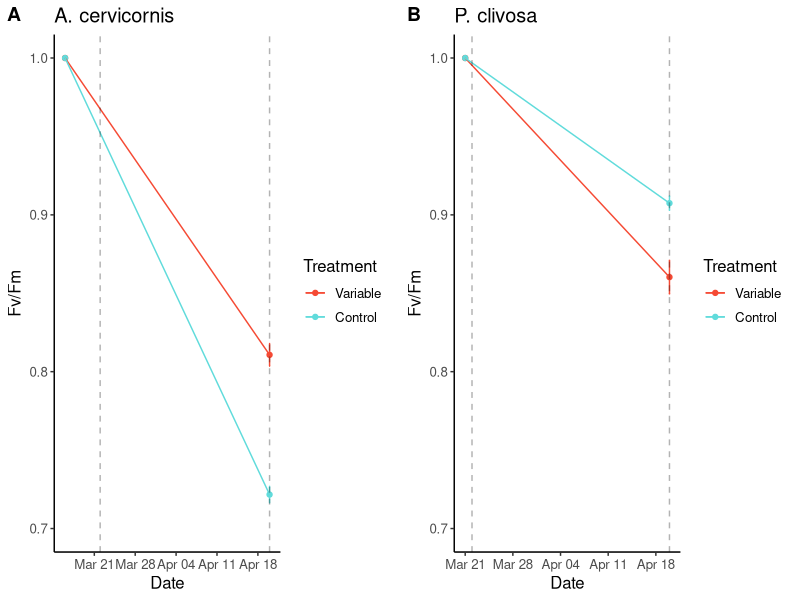
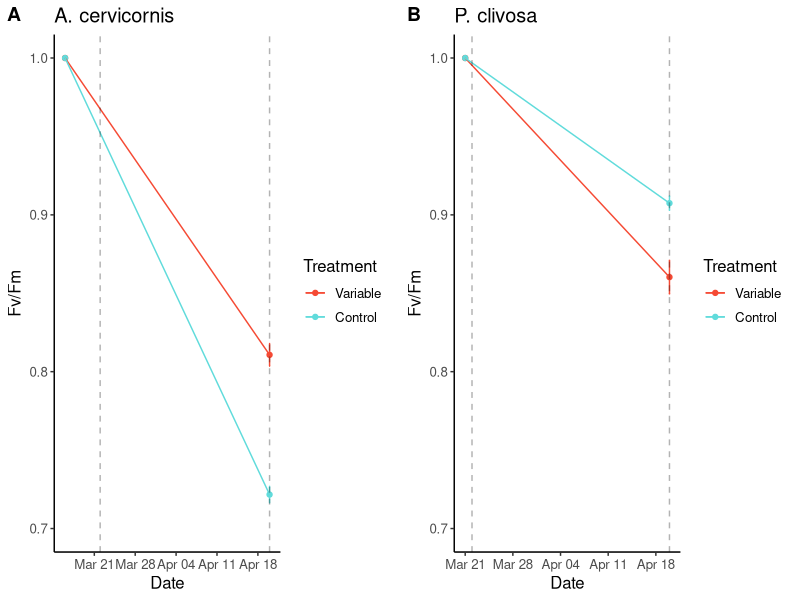

Write R code to recreate these figures, in order.
## ---- chunk 1
library(tidyverse)
library(plotrix)
library(ggpubr)
library(rstatix)
library(cowplot)
library(car)
## ---- chunk 2
ipam_tidy_data <- read.csv("ipam_tidy_data.csv")

ipam_tidy_data %>% 
  dplyr::filter(!Treatment_period == "CBASS") %>%
  drop_na(Colony) %>% #this is because there are some corals that never matched up to IPAM values so they're just NA
  dplyr::mutate(Date = mdy(Date)) %>% 
  dplyr::select(Date, Colony, Puck, Tank, fvfm, Treatment, Species) %>% 
  dplyr::filter(fvfm < 0.75) %>% #filter out the outliers, 0.75 was set in Cunning et al 2021
  dplyr::filter(Date <= "2022-04-20") %>% 
  pivot_wider(names_from = Date, values_from = fvfm) %>% 
   mutate(fvfm_t0 = case_when(Species == "Acervicornis" ~ `2022-03-16`,
                                  Species == "Pclivosa" ~ `2022-03-21`)) %>% 
   mutate(fvfm_t1 = case_when(Species == "Acervicornis" ~ `2022-04-06`,
                                  Species == "Pclivosa" ~ `2022-04-06`)) %>% 
   mutate(fvfm_t2 = case_when(Species == "Acervicornis" ~ `2022-04-20`,
                                  Species == "Pclivosa" ~ `2022-04-20`)) %>% 
  mutate(t0 = fvfm_t0/fvfm_t0, t1 = fvfm_t1/fvfm_t0, t2 = fvfm_t2/fvfm_t0) %>% 
  pivot_longer(t0:t2, names_to = "fvfm_timepoint", values_to = "fvfm") %>% 
  mutate(numDays = case_when(fvfm_timepoint == "t0" ~ 0,
                             Species == "Pclivosa" & fvfm_timepoint == "t1" ~ 16,
                             Species == "Acervicornis" & fvfm_timepoint == "t1" ~ 21,
                             Species == "Pclivosa" & fvfm_timepoint == "t2" ~ 30,
                             Species == "Acervicornis" & fvfm_timepoint == "t2" ~ 35)) %>% 
  dplyr::select(!c(`2022-04-06`:`2022-04-20`)) -> ipam_norm_overtime

fvfm_norm_final <- ipam_norm_overtime %>% 
  select(Colony:Species, fvfm_timepoint, fvfm) %>% 
  filter(!fvfm_timepoint == "t1")  %>%  #getting rid of day-7 time point for stats 
  mutate(Date = case_when(fvfm_timepoint == "t0" & Species == "Acervicornis" ~ "2022-03-16",
                          fvfm_timepoint == "t0" & Species == "Pclivosa" ~ "2022-03-21",
                          fvfm_timepoint == "t2" & Species == "Acervicornis" ~ "2022-04-20",
                          fvfm_timepoint == "t2" & Species == "Pclivosa" ~ "2022-04-20")) %>% 
  mutate(Date = as.Date(Date))
## ---- chunk 3
p1<-fvfm_norm_final %>% 
  filter(Species == "Acervicornis") %>% 
  drop_na(fvfm) %>% 
  group_by(Treatment, Date, fvfm_timepoint) %>% 
  summarise(mean_fvfm = mean(fvfm), se_fvfm = std.error(fvfm)) %>% 
  ggplot(., aes(x=Date, y=mean_fvfm, color = Treatment)) +
  scale_color_manual(labels=c("Variable", "Control"), values = c("#F54A34", "#60DBDB")) +
  geom_errorbar(aes(ymin = mean_fvfm - se_fvfm, ymax = mean_fvfm + se_fvfm), width = 0.2) +
  geom_point() +
  geom_line() +
  theme_classic() +
  labs(x="Date", y="Fv/Fm", title = "A. cervicornis") +
  theme(text = element_text(size = 12)) +
  ylim(0.7, 1) + 
  geom_vline(xintercept = as.numeric(as.Date(c("2022-03-22", "2022-04-20"))), linetype = "dashed", color = "black", alpha = 0.3)
## ---- chunk 4
fvfm_norm_final %>% 
  filter(Species == "Acervicornis") %>% 
  filter(fvfm_timepoint == "t2") -> fvfm_norm_Acer

fvfm_norm_Acer %>% 
  group_by(Treatment) %>% 
  summarise(count = n()) #variable=63 and control=70

summary(aov(fvfm ~ Treatment, data = fvfm_norm_Acer)) #significant

Acer_lm <- aov(fvfm ~ Treatment, data = fvfm_norm_Acer)
shapiro_test(Acer_lm$residuals) #not significant
leveneTest(fvfm ~ Treatment, data = fvfm_norm_Acer) #significant

#do welch's anova since variance is heteroschedastic
oneway.test(fvfm ~ Treatment, data = fvfm_norm_Acer, var.equal = FALSE) #significant
# F = 101.22, num df = 1.00, denom df = 115.99, p-value < 2.2e-16
## ---- chunk 5
p2<-fvfm_norm_final %>% 
  filter(Species == "Pclivosa") %>% 
  drop_na(fvfm) %>% 
  group_by(Treatment, Date, fvfm_timepoint) %>% 
  summarise(mean_fvfm = mean(fvfm), se_fvfm = std.error(fvfm)) %>% 
  ggplot(., aes(x=Date, y=mean_fvfm, color = Treatment)) +
  scale_color_manual(labels=c("Variable", "Control"), values = c("#F54A34", "#60DBDB")) +
  geom_errorbar(aes(ymin = mean_fvfm - se_fvfm, ymax = mean_fvfm + se_fvfm), width = 0.2) +
  geom_point() +
  geom_line() +
  theme_classic() +
  labs(x="Date", y="Fv/Fm", title = "P. clivosa") +
  theme(text = element_text(size = 12)) +
  ylim(0.7, 1) + 
  geom_vline(xintercept = as.numeric(as.Date(c("2022-03-22", "2022-04-20"))), linetype = "dashed", color = "black", alpha = 0.3)
## ---- chunk 6
fvfm_norm_final %>% 
  filter(Species == "Pclivosa") %>% 
  filter(fvfm_timepoint == "t2") -> fvfm_norm_Pcli

fvfm_norm_Pcli %>% 
  group_by(Treatment) %>% 
  summarise(count = n()) #variable=76 and control=73

summary(aov(fvfm ~ Treatment, data = fvfm_norm_Pcli)) #significant

Pcli_lm <- aov(fvfm ~ Treatment, data = fvfm_norm_Pcli)
shapiro_test(Pcli_lm$residuals) #not significant
leveneTest(fvfm ~ Treatment, data = fvfm_norm_Pcli) #significant

#do welch's anova since variance is heteroschedastic
oneway.test(fvfm ~ Treatment, data = fvfm_norm_Pcli, var.equal = FALSE) #significant
# F = 16.709, num df = 1.000, denom df = 95.163, p-value = 9.104e-05
## ---- chunk 7
plot_grid(p1, p2, nrow=1,
       labels = c("A", "B"),       # Add panel labels
  label_size = 14)
ggsave("treatmentfvfm_bothspecies.pdf", width=10, height=5)
